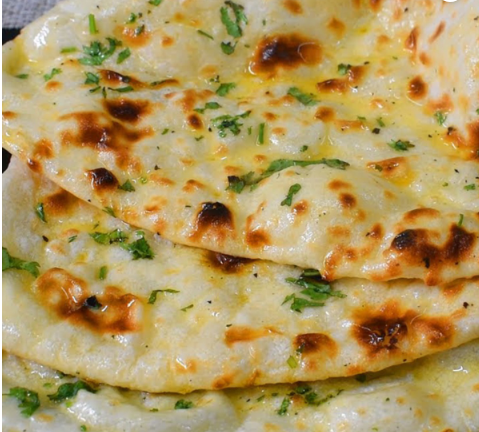
#> input picture butternaan.png, 479 x 432 px, given in place of logo1.png, which was not available
$ python Hotelmenu_project.py
#> lines starting #> are read from the running program, lines starting #| are printed output that depends on the picture
#Hotel Menu:

import time
import datetime
from PIL import Image

class Menu:
    def __init__(self):
        print("                    *                    ")
        print("                   * *                   ")
        print("                  * * *                  ")
        print("    WELCOME TO AROMA PURE VEG RESTAURANT ")
        print("                  * * *                  ")
        print("                   * *                   ")
        print("                    *                    ")
        print("Please be aware that once an order has been placed, it cannot be canceled or replaced.")
        print()
        x = datetime.datetime.now()
        print("Today Date and time:", x)
        x1 = Image.open("D:/Hotelmenu_finalpro/logo1.png")
#> x1 is the input picture: PIL image 479x432 RGBA; mean R, G, B, A 178.9, 152.5, 94.4, 255
        size = (1080, 720)
        edit = x1.resize(size)
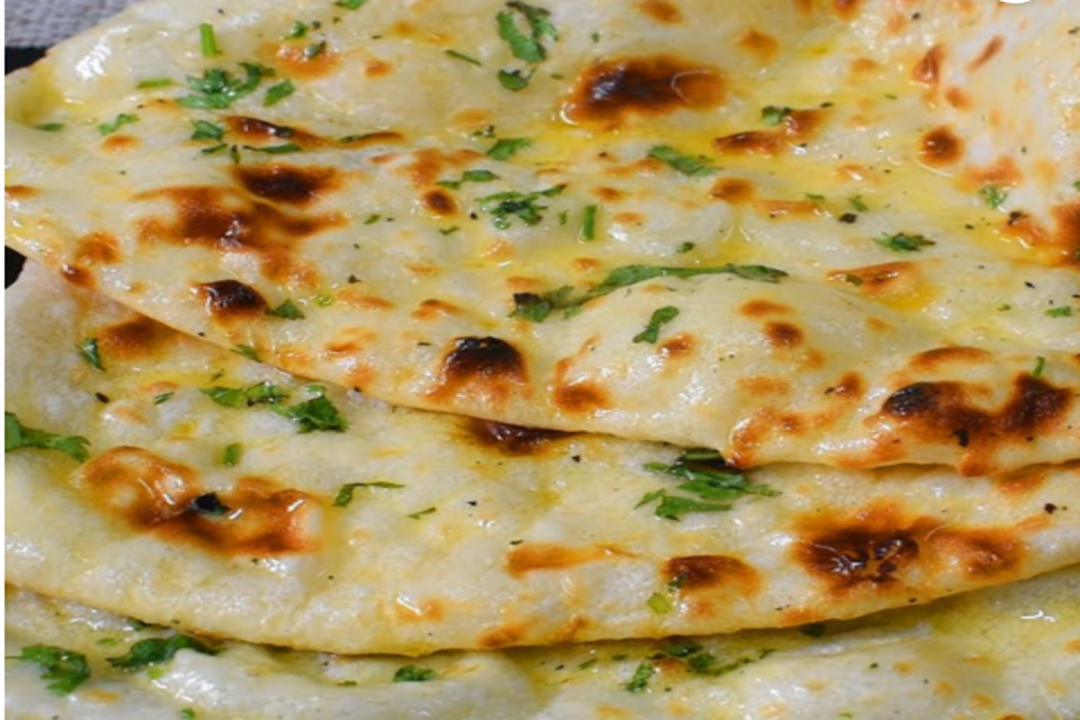
#> edit: PIL image 1080x720 RGBA; mean R, G, B, A 178.9, 152.5, 94.4, 255
        edit.show()

    def place_order(self):
        print("What do you want to place order? Breakfast or Dinner?")
        meal = input("If you want Breakfast type 'M', if you want Dinner type 'N': ").upper()

        if (meal == 'M'):
            self.morning()
        elif (meal == 'N'):
            self.night()
        else:
            print("Invalid choice. Please enter 'M' for Breakfast or 'N' for Dinner.")
    # [89 lines left out: functions morning, night, not called in this run]

ob = Menu()
n1=int(input("How many orders you want to place?"))
#> the answer given: 3
for i in range(n1):
#> (the run stopped early here; a loop or call above may not have finished)

$ run again, on peaspulao.png
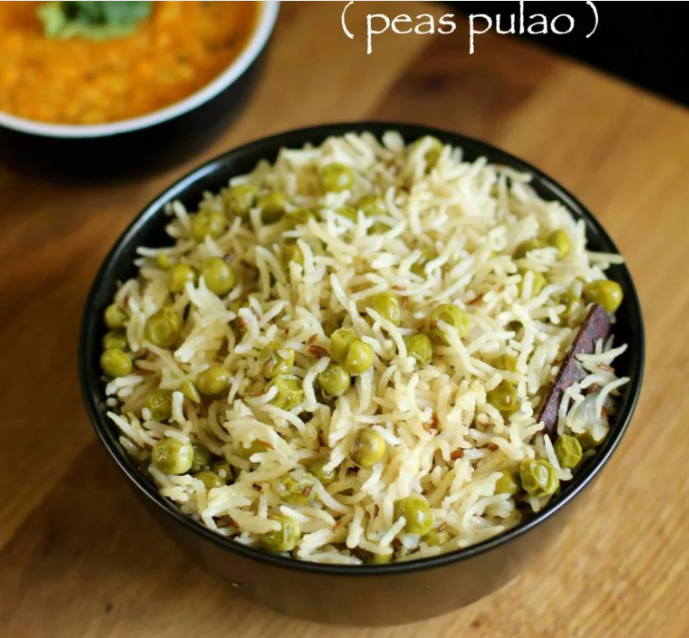
#> input picture peaspulao.png, 689 x 638 px, given in place of logo1.png, which was not available
#> in __init__, x1 is the input picture: PIL image 689x638 RGBA; mean R, G, B, A 136, 114, 62.9, 255
#> in __init__, `edit = x1.resize(size)`:
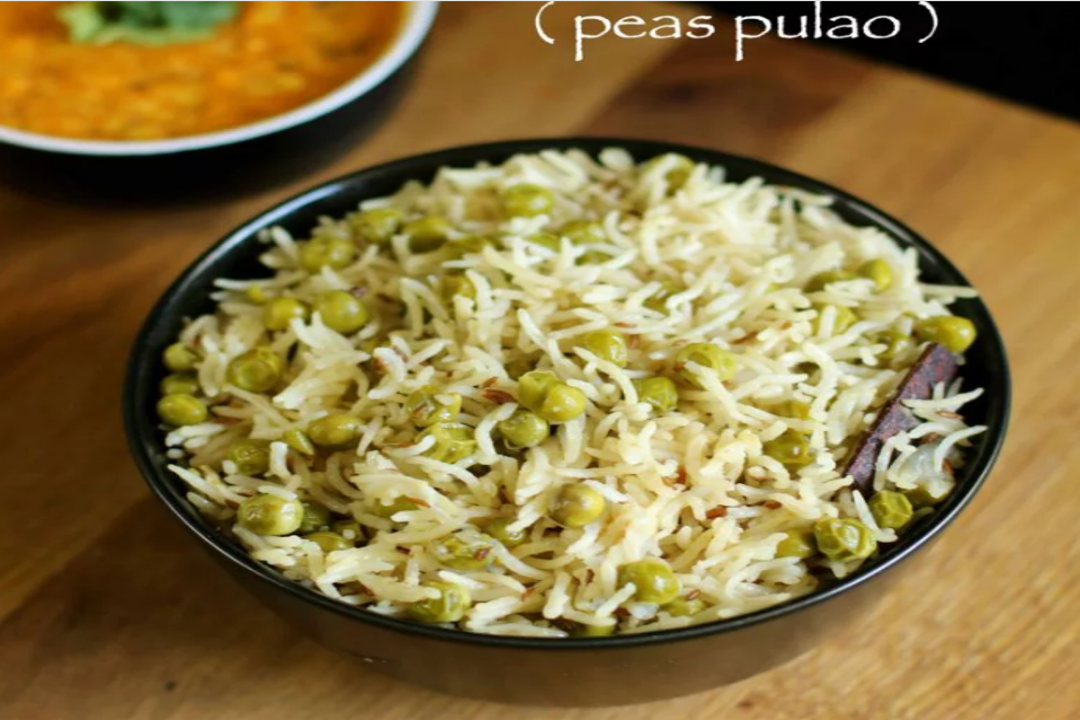
#> edit: PIL image 1080x720 RGBA; mean R, G, B, A 136, 114, 62.9, 255
